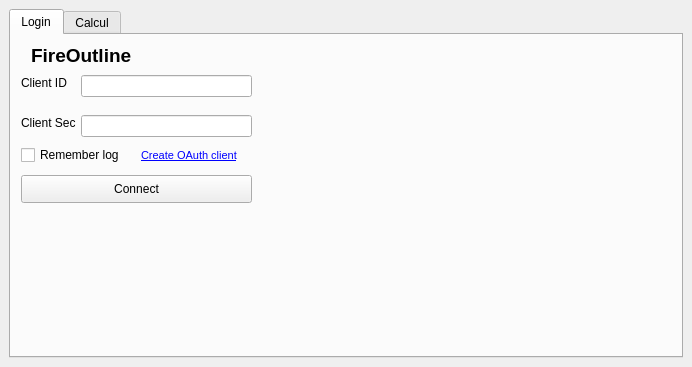
<?xml version="1.0" encoding="UTF-8"?>
<ui version="4.0">
 <class>FireOutlineDockWidgetBase</class>
 <widget class="QDockWidget" name="FireOutlineDockWidgetBase">
  <property name="geometry">
   <rect>
    <x>0</x>
    <y>0</y>
    <width>692</width>
    <height>367</height>
   </rect>
  </property>
  <property name="windowTitle">
   <string>FireOutline</string>
  </property>
  <widget class="QWidget" name="dockWidgetContents">
   <layout class="QGridLayout" name="gridLayout">
    <item row="0" column="0">
     <widget class="QTabWidget" name="tabWidget">
      <property name="currentIndex">
       <number>0</number>
      </property>
      <widget class="QWidget" name="Login">
       <attribute name="title">
        <string>Login</string>
       </attribute>
       <widget class="QLabel" name="title_label">
        <property name="geometry">
         <rect>
          <x>20</x>
          <y>10</y>
          <width>191</width>
          <height>21</height>
         </rect>
        </property>
        <property name="font">
         <font>
          <pointsize>14</pointsize>
          <weight>75</weight>
          <bold>true</bold>
         </font>
        </property>
        <property name="text">
         <string>FireOutline</string>
        </property>
       </widget>
       <widget class="QLabel" name="id_label">
        <property name="geometry">
         <rect>
          <x>10</x>
          <y>40</y>
          <width>55</width>
          <height>16</height>
         </rect>
        </property>
        <property name="text">
         <string>Client ID</string>
        </property>
       </widget>
       <widget class="QLabel" name="psw_label">
        <property name="geometry">
         <rect>
          <x>10</x>
          <y>80</y>
          <width>55</width>
          <height>16</height>
         </rect>
        </property>
        <property name="text">
         <string>Client Secret</string>
        </property>
       </widget>
       <widget class="QLineEdit" name="id_enter">
        <property name="geometry">
         <rect>
          <x>70</x>
          <y>40</y>
          <width>171</width>
          <height>22</height>
         </rect>
        </property>
       </widget>
       <widget class="QLineEdit" name="psw_enter">
        <property name="geometry">
         <rect>
          <x>70</x>
          <y>80</y>
          <width>171</width>
          <height>22</height>
         </rect>
        </property>
       </widget>
       <widget class="QPushButton" name="connection_B">
        <property name="geometry">
         <rect>
          <x>10</x>
          <y>140</y>
          <width>231</width>
          <height>28</height>
         </rect>
        </property>
        <property name="text">
         <string>Connect</string>
        </property>
       </widget>
       <widget class="QLabel" name="label_6">
        <property name="geometry">
         <rect>
          <x>130</x>
          <y>110</y>
          <width>111</width>
          <height>21</height>
         </rect>
        </property>
        <property name="text">
         <string>&lt;html&gt;&lt;head/&gt;&lt;body&gt;&lt;p&gt;&lt;a href=&quot;https://docs.sentinel-hub.com/api/latest/api/overview/authentication/&quot;&gt;&lt;span style=&quot; font-size:8pt; text-decoration: underline; color:#0000ff;&quot;&gt;Create OAuth client&lt;/span&gt;&lt;/a&gt;&lt;/p&gt;&lt;/body&gt;&lt;/html&gt;</string>
        </property>
       </widget>
       <widget class="QCheckBox" name="checkBox">
        <property name="geometry">
         <rect>
          <x>10</x>
          <y>110</y>
          <width>101</width>
          <height>20</height>
         </rect>
        </property>
        <property name="text">
         <string>Remember log</string>
        </property>
       </widget>
       <widget class="QLabel" name="label_7">
        <property name="geometry">
         <rect>
          <x>90</x>
          <y>180</y>
          <width>81</width>
          <height>81</height>
         </rect>
        </property>
        <property name="text">
         <string>&lt;html&gt;&lt;head/&gt;&lt;body&gt;&lt;p&gt;&lt;img src=&quot;:/newPrefix/icon.png&quot;/&gt;&lt;/p&gt;&lt;/body&gt;&lt;/html&gt;</string>
        </property>
       </widget>
      </widget>
      <widget class="QWidget" name="Calcul">
       <attribute name="title">
        <string>Calcul</string>
       </attribute>
       <widget class="QCalendarWidget" name="calendar">
        <property name="geometry">
         <rect>
          <x>0</x>
          <y>0</y>
          <width>401</width>
          <height>251</height>
         </rect>
        </property>
       </widget>
       <widget class="QPushButton" name="Download_B">
        <property name="geometry">
         <rect>
          <x>410</x>
          <y>220</y>
          <width>211</width>
          <height>31</height>
         </rect>
        </property>
        <property name="text">
         <string>Download</string>
        </property>
       </widget>
       <widget class="QLineEdit" name="name_fire">
        <property name="geometry">
         <rect>
          <x>410</x>
          <y>20</y>
          <width>211</width>
          <height>22</height>
         </rect>
        </property>
       </widget>
       <widget class="QLabel" name="label">
        <property name="geometry">
         <rect>
          <x>410</x>
          <y>0</y>
          <width>111</width>
          <height>16</height>
         </rect>
        </property>
        <property name="font">
         <font>
          <pointsize>10</pointsize>
          <weight>75</weight>
          <bold>true</bold>
         </font>
        </property>
        <property name="text">
         <string>Set name fire</string>
        </property>
       </widget>
       <widget class="QLabel" name="label_2">
        <property name="geometry">
         <rect>
          <x>410</x>
          <y>50</y>
          <width>141</width>
          <height>16</height>
         </rect>
        </property>
        <property name="font">
         <font>
          <pointsize>10</pointsize>
          <weight>75</weight>
          <bold>true</bold>
         </font>
        </property>
        <property name="text">
         <string>Folder output</string>
        </property>
       </widget>
       <widget class="QLineEdit" name="folder_label">
        <property name="geometry">
         <rect>
          <x>450</x>
          <y>70</y>
          <width>171</width>
          <height>21</height>
         </rect>
        </property>
       </widget>
       <widget class="QPushButton" name="folder_B">
        <property name="geometry">
         <rect>
          <x>410</x>
          <y>70</y>
          <width>31</width>
          <height>21</height>
         </rect>
        </property>
        <property name="text">
         <string>...</string>
        </property>
       </widget>
       <widget class="QPushButton" name="contour_b">
        <property name="geometry">
         <rect>
          <x>410</x>
          <y>120</y>
          <width>93</width>
          <height>28</height>
         </rect>
        </property>
        <property name="text">
         <string>Current windows</string>
        </property>
       </widget>
       <widget class="QPushButton" name="contour_b_2">
        <property name="geometry">
         <rect>
          <x>520</x>
          <y>120</y>
          <width>93</width>
          <height>28</height>
         </rect>
        </property>
        <property name="text">
         <string>Box selector</string>
        </property>
       </widget>
       <widget class="QLabel" name="label_3">
        <property name="geometry">
         <rect>
          <x>410</x>
          <y>100</y>
          <width>141</width>
          <height>16</height>
         </rect>
        </property>
        <property name="font">
         <font>
          <pointsize>10</pointsize>
          <weight>75</weight>
          <bold>true</bold>
         </font>
        </property>
        <property name="text">
         <string>Area of study</string>
        </property>
       </widget>
       <widget class="QLabel" name="label_4">
        <property name="geometry">
         <rect>
          <x>410</x>
          <y>160</y>
          <width>55</width>
          <height>16</height>
         </rect>
        </property>
        <property name="text">
         <string>Latitude</string>
        </property>
       </widget>
       <widget class="QLabel" name="label_5">
        <property name="geometry">
         <rect>
          <x>410</x>
          <y>190</y>
          <width>55</width>
          <height>16</height>
         </rect>
        </property>
        <property name="text">
         <string>Longitude</string>
        </property>
       </widget>
       <widget class="QLineEdit" name="lat_min_t">
        <property name="geometry">
         <rect>
          <x>470</x>
          <y>160</y>
          <width>71</width>
          <height>22</height>
         </rect>
        </property>
       </widget>
       <widget class="QLineEdit" name="lat_max_t">
        <property name="geometry">
         <rect>
          <x>550</x>
          <y>160</y>
          <width>71</width>
          <height>22</height>
         </rect>
        </property>
       </widget>
       <widget class="QLineEdit" name="long_t_min">
        <property name="geometry">
         <rect>
          <x>470</x>
          <y>190</y>
          <width>71</width>
          <height>22</height>
         </rect>
        </property>
       </widget>
       <widget class="QLineEdit" name="long_t_max">
        <property name="geometry">
         <rect>
          <x>550</x>
          <y>190</y>
          <width>71</width>
          <height>22</height>
         </rect>
        </property>
       </widget>
      </widget>
     </widget>
    </item>
   </layout>
  </widget>
 </widget>
 <resources>
  <include location="logo.qrc"/>
 </resources>
 <connections/>
</ui>
